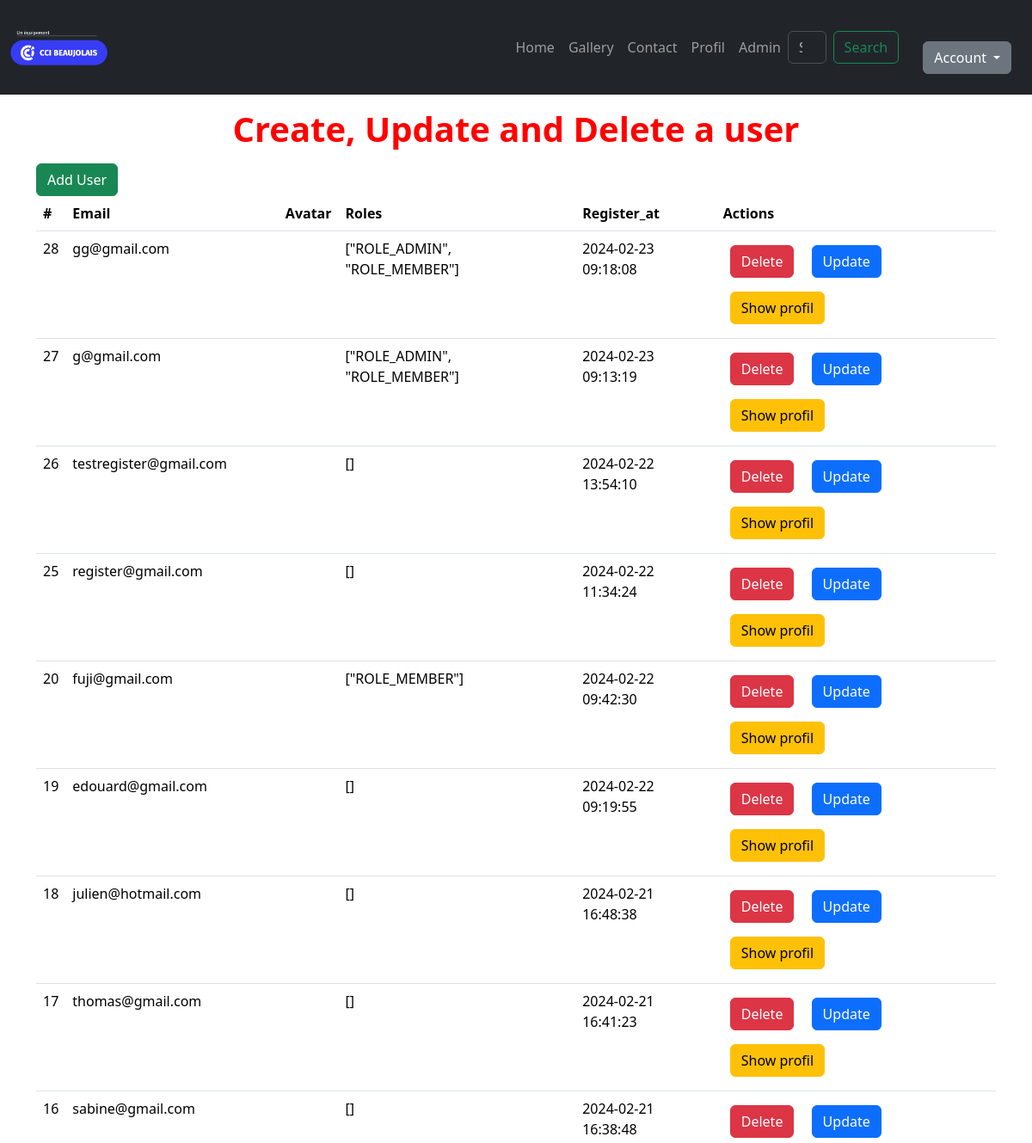
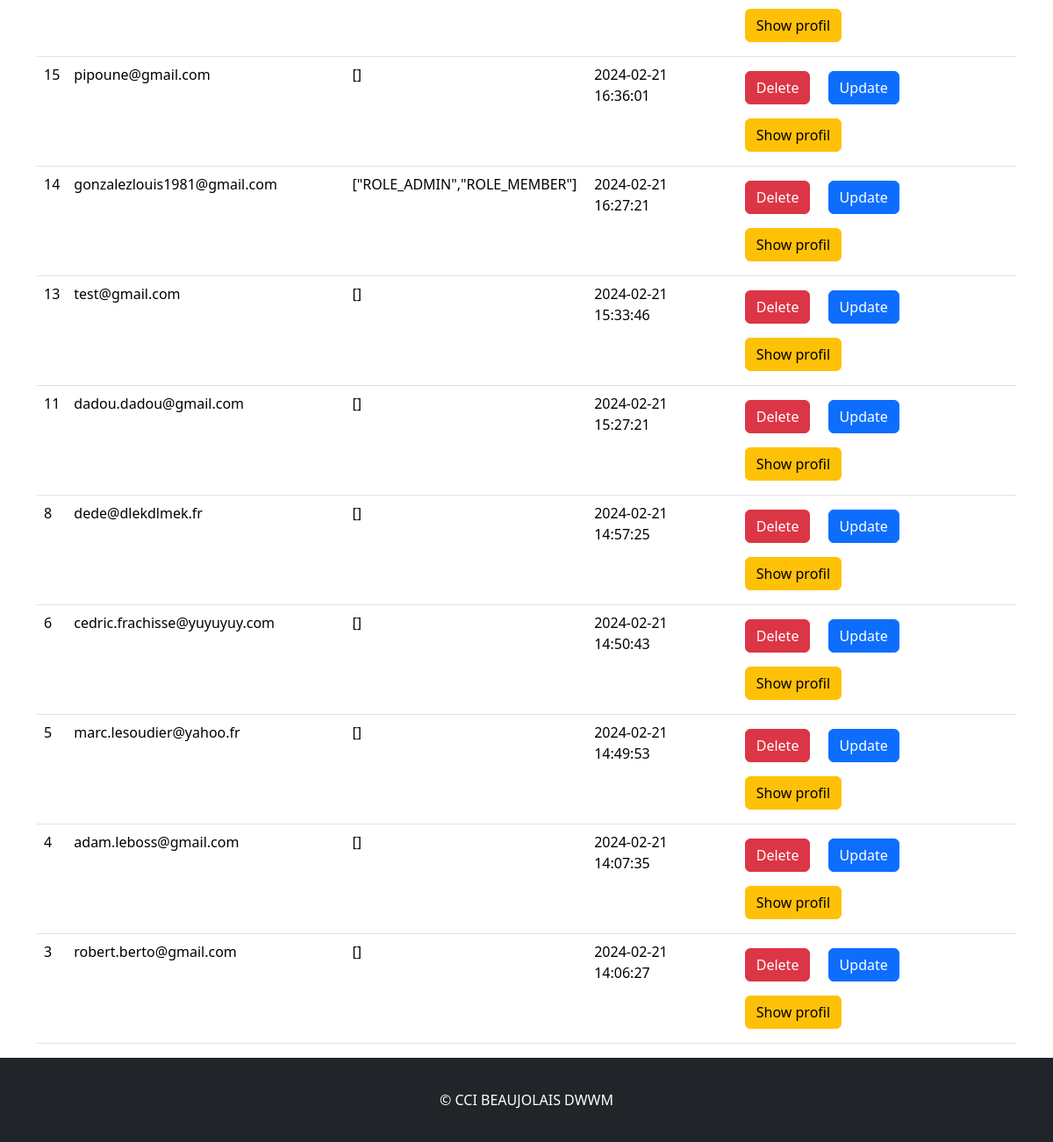
Screenshot of /?page=admin_tab_user (signed in) with the database file from the repository (2 pictures, top to bottom).
### tables this page shows
CREATE TABLE `user` (
  `id` int(11) NOT NULL,
  `email` varchar(255) NOT NULL,
  `avatar` varchar(255) NOT NULL DEFAULT 'C:\\xampp\\htdocs\\formation_php\\tp3\\assets\\uploads\\avatars\\avatardefault.png',
  `password` varchar(255) NOT NULL,
  `roles` varchar(255) NOT NULL DEFAULT '["ROLE_ADMIN", "ROLE_MEMBER"]',
  `register_at` datetime NOT NULL DEFAULT current_timestamp()
);

### controllers/controller_admin_tab_user.php (called while the page is built, shortened)
<?php
$db = connectDB();
if ($db){
    $sql = $db->query("SELECT * FROM user ORDER BY id DESC");
    $sql->execute();
    $posts = ($sql->fetchAll(PDO::FETCH_ASSOC));
}
include "./views/base.phtml";
?>

### index.php (called while the page is built, shortened)
<?php
    require "./services/router.php";
    require "./controllers/controller_{$page}.php";
?>

### services/router.php (called while the page is built)
<?php
    $getPage = isset($_GET['page']) ? strtolower($_GET['page']) : "";
    $path = "./controllers/controller_".$getPage.".php";
    $page = file_exists($path) ? $getPage : "home";
?>

### views/template_admin_tab_user.phtml (the view, shortened to what this page needs)
<h1>Create, Update and Delete  a user</h1>
<div class="add-post">
    <a class="btn btn-success" href="?page=admin_create_user">Add User</a>
</div>
<table class="table">
    <thead>
        <tr>
            <th scope="col">#</th>
            <th scope="col">Email</th>
            <th scope="col">Avatar</th>
            <th scope="col">Roles</th>
            <th scope="col">Register_at</th>
            <th scope="col">Actions</th>
        </tr>
    </thead>
    <tbody>
    <?php
    foreach($posts as $post) : ?>
        <tr>
            <td scope="row">
                <?=$post['id']?>
            </td>
            <td>
                <?=$post['email']?>
            </td>
            <td>
            </td>
            <td>
                <?=$post['roles']?>
            </td>
            <td>
                <?=$post['register_at']?>
            </td>
            <td>
                <a class="btn btn-danger m-2" href="javascript:deleteUser(<?=$post['id']?>)">Delete</a>
                <a class="btn btn-primary m-2" href="?page=admin_update_user&id=<?=$post['id']?>">Update</a>
                <a class="btn btn-warning m-2" href="?page=profil_user&id=<?=$post['id']?>">Show profil</a>
            </td>
        </tr>
        <?php endforeach; ?>
    </tbody>
</table>

### views/base.phtml (shortened to what this page needs)
<!DOCTYPE html>
<html lang="fr">
    <head>
        <link href="https://cdn.jsdelivr.net/npm/bootstrap@5.3.2/dist/css/bootstrap.min.css" rel="stylesheet">
        <link href="./assets/css/main.css" rel="stylesheet">
    </head>
    <body>
        <header>
            <nav class="navbar navbar-expand-lg bg-dark" data-bs-theme="dark">
                <div class="container-fluid">
                    <a class="navbar-brand" href="?page=home" ><img src="./assets/image/logo_cci.png" atl="..."  width=20%></a>
                    <div class="collapse navbar-collapse" id="navbarSupportedContent">
                        <ul class="navbar-nav me-auto mb-2 mb-lg-0">
                            <li class="nav-item">
                                <a class="nav-link <?php if($page === 'home') echo  "active"; ?>" aria-current="page" href="?page=home">Home</a>
                            </li>
                            <li class="nav-item">
                                <a class="nav-link <?php if($page === 'gallery') echo  "active"; ?>" aria-current="page" href="?page=gallery">Gallery</a>
                            </li>
                            <li class="nav-item ">
                                <a class="nav-link <?php if($page === 'contact') echo  "active"; ?>" aria-current="page" href="?page=contact">Contact</a>
                            </li>
                            <?php if(isset($_SESSION['user']['roles']) && in_array('ROLE_MEMBER', json_decode($_SESSION['user']['roles']))):?>
                                <li class="nav-item ">
                                    <a class="nav-link <?php if($page === 'profil') echo  "active"; ?>" aria-current="page" href="?page=profil_user&id=<?= $_SESSION['user']['id'] ?>">Profil</a>
                                </li>
                            <?php endif; ?>
                            <?php if(isset($_SESSION['user']['roles']) && in_array('ROLE_ADMIN', json_decode($_SESSION['user']['roles']))):?>
                                <li class="nav-item ">
                                    <a class="nav-link <?php if($page === 'admin') echo  "active"; ?>" aria-current="page" href="?page=admin">Admin</a>
                                </li>
                            <?php endif; ?>
                        </ul>
                        <form class="d-flex" role="search">
                            <input name="keywords" class="form-control me-2" type="search" placeholder="Search" aria-label="Search">
                            <button class="btn btn-outline-success" type="submit">Search</button>
                        </form>
                    </div>
                </div>
                <div class="dropdown m-3">
                    <li class="nav-item ">
                        <button class="btn btn-secondary dropdown-toggle" type="button" data-bs-toggle="dropdown" aria-expanded="false">
                            Account
                        </button>
                    </li>
                </div>
            </nav>
        </header>
        <main class="container">
        <?php
            include "./views/template_".$page.".phtml"
        ?>
        </main>
        <footer class="bg-dark text-white text-center p-1">
            <div class="p-footer">
                &copy; CCI BEAUJOLAIS DWWM
            </div>
        </footer>
    </body>
</html>

### assets/css/main.css (style rules this page uses)
h1 { color:red; text-align: center; font-weight: bold; margin: 1rem; }
.p-footer { text-align: center; margin: 1rem; padding: 1rem; }
.add-post { margin-right: 0.5rem; }

### rows the page displays
user: id "28", email "gg@gmail.com", roles "[\"ROLE_ADMIN\", \"ROLE_MEMBER\"]", register_at "2024-02-23 09:18:08"
user: id "27", email "g@gmail.com", roles "[\"ROLE_ADMIN\", \"ROLE_MEMBER\"]", register_at "2024-02-23 09:13:19"
user: id "26", email "testregister@gmail.com", roles "[]", register_at "2024-02-22 13:54:10"
user: id "25", email "register@gmail.com", roles "[]", register_at "2024-02-22 11:34:24"
user: id "20", email "fuji@gmail.com", roles "[\"ROLE_MEMBER\"]", register_at "2024-02-22 09:42:30"
user: id "19", email "edouard@gmail.com", roles "[]", register_at "2024-02-22 09:19:55"
user: id "18", email "julien@hotmail.com", roles "[]", register_at "2024-02-21 16:48:38"
user: id "17", email "thomas@gmail.com", roles "[]", register_at "2024-02-21 16:41:23"
user: id "16", email "sabine@gmail.com", roles "[]", register_at "2024-02-21 16:38:48"
user: id "15", email "pipoune@gmail.com", roles "[]", register_at "2024-02-21 16:36:01"
user: id "14", email "gonzalezlouis1981@gmail.com", roles "[\"ROLE_ADMIN\",\"ROLE_MEMBER\"]", register_at "2024-02-21 16:27:21"
user: id "13", email "test@gmail.com", roles "[]", register_at "2024-02-21 15:33:46"
user: id "11", email "dadou.dadou@gmail.com", roles "[]", register_at "2024-02-21 15:27:21"
user: id "8", email "dede@dlekdlmek.fr", roles "[]", register_at "2024-02-21 14:57:25"
user: id "6", email "cedric.frachisse@yuyuyuy.com", roles "[]", register_at "2024-02-21 14:50:43"
user: id "5", email "marc.lesoudier@yahoo.fr", roles "[]", register_at "2024-02-21 14:49:53"
user: id "4", email "adam.leboss@gmail.com", roles "[]", register_at "2024-02-21 14:07:35"
user: id "3", email "robert.berto@gmail.com", roles "[]", register_at "2024-02-21 14:06:27"
